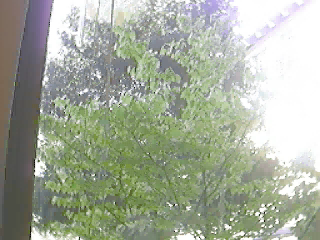
//> input picture frame 45 of c++/opencv/learn_opencv/Chapter_1/5/1.avi, 320 x 240 px
$ ./5   (built with g++ and OpenCV 4)
//> lines starting //> are read from the running program, lines starting //| are printed output that depends on the picture
#include<opencv2/opencv.hpp>
#include<opencv2/highgui/highgui.hpp>
#include<opencv2/imgproc/imgproc.hpp>
using namespace cv;
using namespace std;
int main()
{
	//1.读入视频
	VideoCapture capture("1.avi");

	//2.循环显示每一帧
	while(1)
	{
		Mat frame;
		capture>>frame;
//> frame is the input picture: 240 rows x 320 cols, CV_8UC3; mean B, G, R 155, 171.9, 164.7

		//模糊处理
		Mat dstImage;
		blur(frame,dstImage,Size(7,7));//Size(x,y) x为x方向的模糊度 y为y方向的模糊度
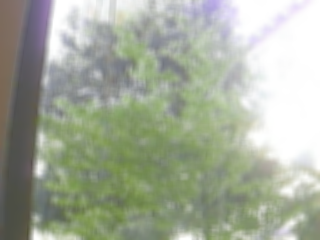
//> dstImage: 240 rows x 320 cols, CV_8UC3; mean B, G, R 154.9, 171.9, 164.6
		//腐蚀处理
		Mat element=getStructuringElement(MORPH_RECT,Size(15,15));//Size(x,y) x,y为腐蚀的范围
		Mat dstImage2;
		erode(frame,dstImage2,element);
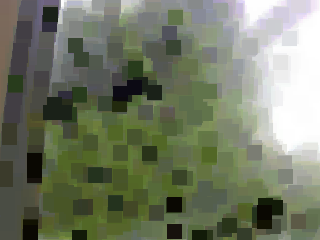
//> dstImage2: 240 rows x 320 cols, CV_8UC3; mean B, G, R 100.9, 121.6, 114.5
		//canny边缘检测
		Mat dstImage3,edge,grayImage;
		dstImage3.create(frame.size(),frame.type());
		cvtColor(frame,grayImage,CV_BGR2GRAY);
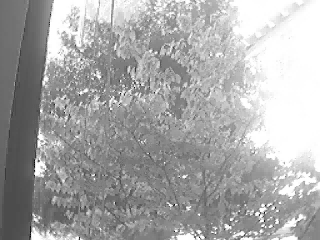
//> grayImage: 240 rows x 320 cols, CV_8UC1; min 8, max 255, mean 167.8
		blur(grayImage,edge,Size(3,3));
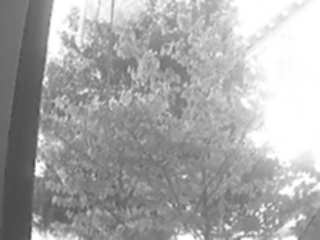
//> edge: 240 rows x 320 cols, CV_8UC1; min 61, max 255, mean 167.8
		Canny(edge,edge,3,9,3);
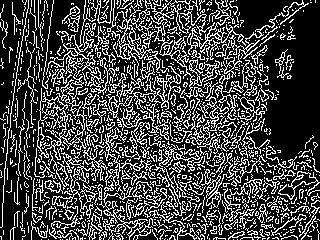
//> edge: 240 rows x 320 cols, CV_8UC1; 27.2% white in thin lines or dots

		imshow("正常视频",frame);
		imshow("模糊视频",dstImage);
		imshow("腐蚀视频",dstImage2);
		imshow("边缘检测",edge);
		waitKey(0);
	}
	return 0;
}
